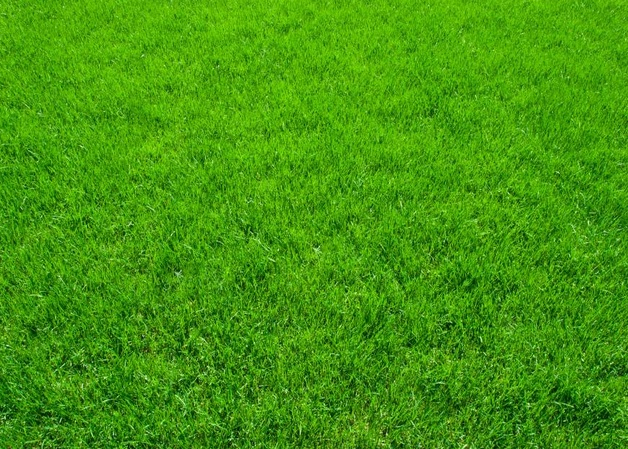
#> input picture data/unused/maybe_later/trawa.jpg, 628 x 449 px, shrunk from 875 x 625 before the run, found by its file name
$ jupyter execute pil.ipynb
#> lines starting #> are read from the running program, lines starting #| are printed output that depends on the picture; pictures that were not available may be replaced by others from this repository, and a replacement may not be noted
[cell 1]
from PIL import Image, ImageDraw

[cell 2]
MAPA = (
    ( 8, 1, 1, 1, 1, 1, 1, 1, 1, 1, 1, 1, 1, 1, 1, 1, 1, 1, 1, 1, 1, 1, 1, 1, 1, 1, 1, 1, 1, 1, 1, 1, 1, 1, 1),
    (10, 1, 1, 1, 1, 1, 1, 5, 0, 0, 8, 1, 1, 1, 5, 0, 8, 1, 1, 1, 1, 1, 1, 1, 1, 5, 0, 0, 8, 1, 1, 1, 1, 1, 1),
    (50, 0, 0, 8, 1, 1, 1,10, 1, 1,10, 1, 1, 5, 7, 1,10, 1, 1, 5, 0, 0, 0, 0, 0, 7, 1, 1,10, 1,80, 0, 0, 6, 1),
    ( 1, 1, 1,10, 1, 1, 1,10, 1, 1,10, 1, 1,10, 1, 1,10, 1, 1,10, 1, 1, 1, 1, 1, 1, 1, 1,10, 1,10, 1, 1,10, 1),
    ( 1, 5, 0,10, 0, 0, 0,10, 0, 0,10, 0, 0,10, 0, 0,10, 0, 0,10, 0, 0, 0, 0, 0, 8, 1, 1,10, 1,10, 1, 1,10, 1),
    ( 1,10, 1,10, 1, 1, 1,10, 1, 1,10, 1, 1,10, 1, 1,10, 1, 1,10, 1, 1, 1, 1, 1,10, 1, 1,50, 0, 0, 0, 0, 7, 1),
    ( 1,70, 0,10, 0, 0, 0,10, 0, 0,10, 0, 0,10, 0, 0,10, 0, 0,10, 0, 6, 1, 1, 1,10, 1, 1, 1, 1,10, 1, 1, 1, 1),
    ( 1, 1, 1,10, 1, 1, 1,10, 1, 1,10, 1, 1,10, 1, 1,10, 1, 1,10, 1,10, 1, 5, 0,10, 0, 8, 1, 1,10, 1, 1, 1, 1),
    ( 1, 1, 1,10, 1, 1, 5, 7, 1, 1,10, 1, 1,10, 1, 1,10, 1, 1,10, 1,10, 1,10, 1,10, 1,10, 1, 1,10, 1, 1, 1, 1),
    ( 1, 1, 1,10, 1, 1,10, 1, 1, 1,10, 1, 1,10, 1, 1,50, 0, 0, 7, 1,10, 1,10, 1,10, 1,10, 1, 1,50, 8, 1, 1, 1),
    ( 1, 1, 1,10, 1, 1,70, 6, 1, 1,50, 0, 0, 7, 1, 1, 1, 1, 1, 1, 1,10, 1,70, 0,60, 1,10, 1, 1, 1,10, 1, 1, 1),
    ( 1, 1, 1,10, 1, 1, 1,10, 1, 1, 1, 1, 1, 1, 1, 1, 1, 1, 1, 1, 1,10, 1, 1, 1, 1, 1,10, 1, 1, 1,10, 1, 1, 1),
    ( 1, 1, 1,10, 1,80, 0,10, 0, 0, 0, 0, 0, 0, 0, 0, 0, 0, 0, 0, 0, 0, 0, 0, 0, 0, 0, 0, 0, 0, 0,10, 0, 6, 1),
    ( 1, 1, 1,10, 1,10, 1,10, 1, 1, 1, 1, 1, 1, 1, 1, 1, 1, 1, 1, 1,10, 1, 1, 1, 1, 1,10, 1, 1, 1,10, 1,10, 1),
    ( 1, 1, 1,10, 1,50, 0,10, 0, 0, 0, 0, 0, 0, 0, 0, 0, 0, 0, 0, 0, 7, 1, 1, 1, 1, 1,10, 1, 5, 0,10, 0, 7, 1),
    ( 1, 1, 1,10, 1, 1, 1,10, 1, 1, 1, 1, 1, 1, 1, 1, 1, 1, 1, 1, 1, 1, 1, 1, 1, 1, 1,10, 1,10, 1,10, 1, 1, 1),
    ( 1,80, 0,60, 1, 1, 1,70, 0, 0, 0, 0, 0, 0, 0, 0, 6, 1, 1, 1, 1, 1, 1, 1, 1, 1, 1,10, 1,10, 1,10, 1, 1, 1),
    ( 1,10, 1, 1, 1, 1, 1, 1, 1, 1, 1, 1, 1, 1, 1, 1,10, 1, 1, 1, 1, 1, 1, 1, 1, 1, 1,10, 1,10, 1,10, 1, 1, 1),
    ( 1,10, 1, 1, 1, 1, 1, 1, 1, 1, 1, 1, 5, 0, 8, 1,10, 1, 1, 1, 1, 1, 1, 1, 1, 1, 1,10, 1,10, 1,50, 0, 8, 1),
    ( 1,50, 8, 1, 1, 5, 0, 0, 0, 8, 1, 1,10, 1,10, 1,10, 1, 1, 1, 1, 1, 1, 1, 1, 1, 1,10, 1,10, 1, 1, 1,10, 1),
    ( 1, 1,10, 1, 1,10, 1, 1, 1,10, 1, 1,10, 1,10, 1,10, 1, 1, 1, 1, 1, 1, 1, 1, 1, 1,10, 1,70, 6, 1, 1,10, 1),
    ( 1, 1,50, 8, 1,10, 1, 1, 1,10, 1, 1,10, 1,10, 1,10, 1, 3, 3, 3, 1, 1, 1, 1, 1, 1,10, 1, 1,10, 1, 1,10, 1),
    ( 1, 1, 1,10, 1,10, 1, 1, 1,50, 0, 0, 7, 1,10, 1,10, 1, 3, 3, 3, 0, 0, 0, 0, 0, 0,60, 1, 1,70, 0, 0,60, 1),
    ( 1, 1, 1,50, 0, 7, 1, 1, 1, 1, 1, 1, 1, 1,50, 0, 7, 1, 3, 3, 3, 1, 1, 1, 1, 1, 1, 1, 1, 1, 1, 1, 1, 1, 1),
    ( 1, 1, 1, 1, 1, 1, 1, 1, 1, 1, 1, 1, 1, 1, 1, 1, 1, 1, 1, 1, 1, 1, 1, 1, 1, 1, 1, 1, 1, 1, 1, 1, 1, 1, 1)
)

[cell 3]
image = Image.open('trawa.jpg')
#> image is the input picture: PIL image 628x449 RGB; mean R, G, B 69, 149.8, 16.5
draw = ImageDraw.Draw(image)

[cell 4]
for r, row in enumerate(MAPA):
    for c, column in enumerate(row):
        if MAPA[r][c] != 1:
            draw.rectangle((c * 25, r * 25, (c * 25) + 24, (r * 25) + 24), fill='white')

[cell 5]
image.save('trawa.png')
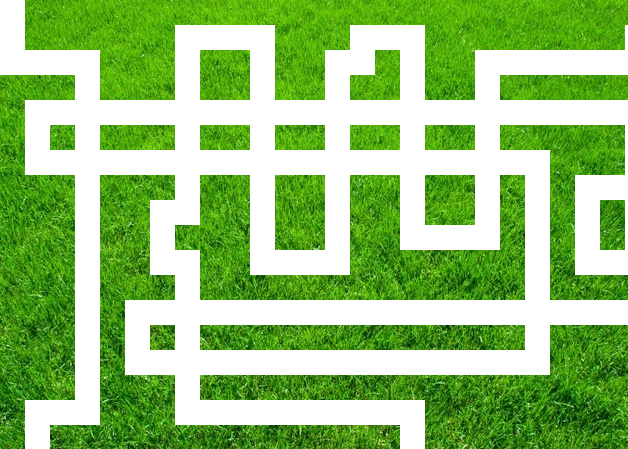
#> saved as trawa.png: PIL image 628x449 RGB; mean R, G, B 144.4, 192, 113.8

[cell 6]
def trasa(lewo, prawo, ile):
    dane = []

    if lewo == g:
        dane.append(lg)
    else:
        dane.append(ld)

    if prawo == g:
        dane.append(pg)
    else:
        dane.append(pd)

    dane = (dane[0] + ' ' + (poziomo + ' ') * ile + dane[1]).split()
    return dane

[cell 7]
from PIL import Image

g = 0
d = 1

ld = 'ld.jpg'
lg = 'lg.jpg'
pd = 'pd.jpg'
pg = 'pg.jpg'
pionowo = ('pionowo.jpg')
poziomo = ('poziomo.jpg')

images = [Image.open(x) for x in 6 * (poziomo,)]
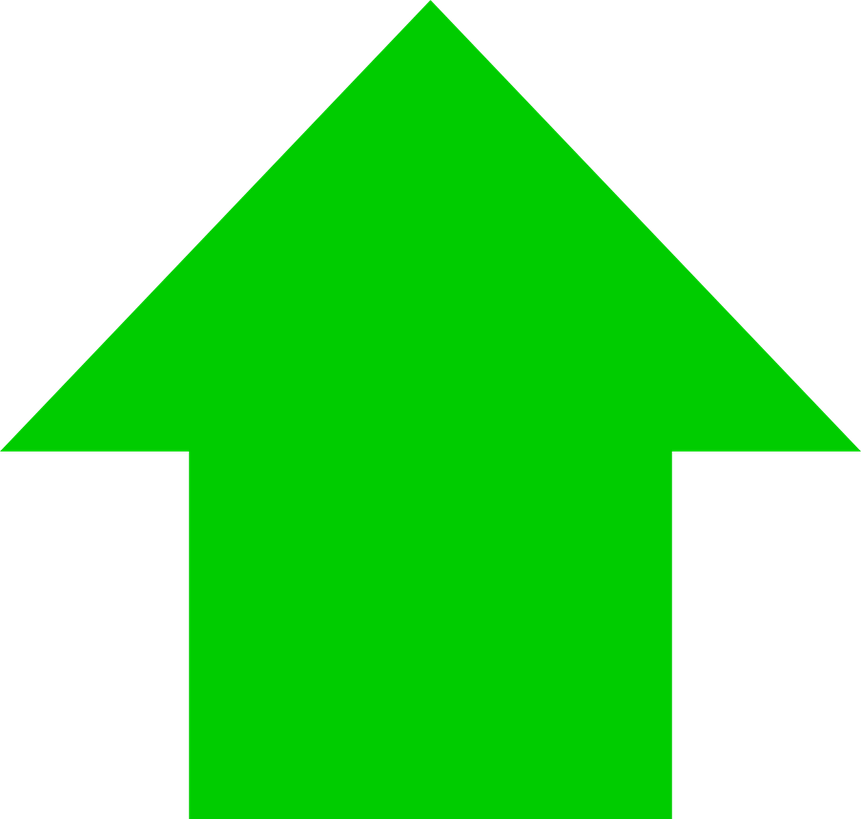
#> input picture data/unused/maybe_later/arrow.png, 861 x 819 px, shrunk from 1200 x 1141 before the run, given in place of poziomo.jpg, which was not available
#> images = 6 items
widths, heights = zip(*(i.size for i in images))
#> widths = (861, 861, 861, 861, 861, 861); heights = (819, 819, 819, 819, 819, 819)

total_width = sum(widths)
#> total_width = 5166
max_height = max(heights)
#> max_height = 819

total_height = sum(heights)
#> total_height = 4914
max_width = max(widths)
#> max_width = 861

new_im = Image.new('RGB', (total_width, max_height))
#> new_im: PIL image 5166x819 RGB; every value is 0

x_offset = 0
for im in images:
    new_im.paste(im, (x_offset, 0))
    x_offset += im.size[0]
#> this loop made 6 passes
#> x_offset on passes 1 to 6: 861, 1722, 2583, 3444, 4305, 5166
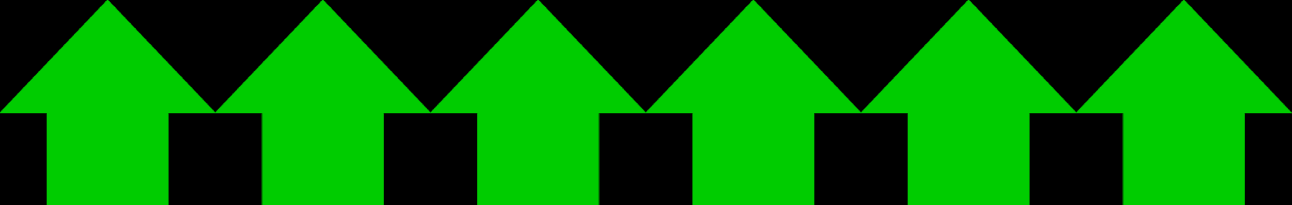
#> new_im: PIL image 5166x819 RGB (shown at 1/4 size); mean R, G, B 0, 108.8, 0
#> after the loop, x_offset = 5166

new_im.save('63.jpg')
